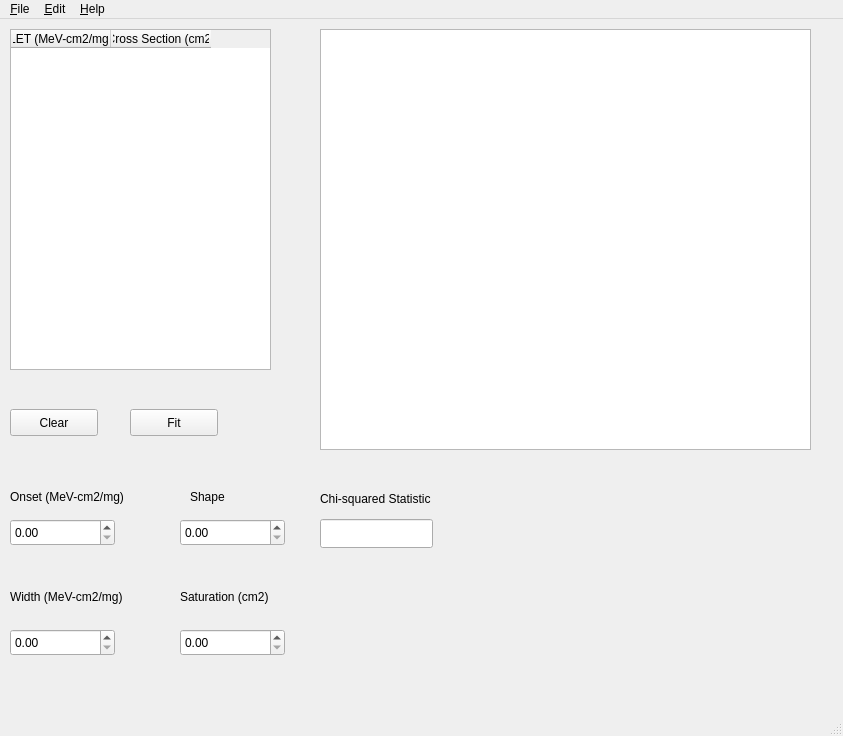
<?xml version="1.0" encoding="UTF-8"?>
<ui version="4.0">
 <class>MainWindow</class>
 <widget class="QMainWindow" name="MainWindow">
  <property name="geometry">
   <rect>
    <x>0</x>
    <y>0</y>
    <width>843</width>
    <height>736</height>
   </rect>
  </property>
  <property name="windowTitle">
   <string>MainWindow</string>
  </property>
  <widget class="QWidget" name="centralwidget">
   <widget class="QTableWidget" name="tableWidget">
    <property name="geometry">
     <rect>
      <x>10</x>
      <y>10</y>
      <width>261</width>
      <height>341</height>
     </rect>
    </property>
    <column>
     <property name="text">
      <string>LET (MeV-cm2/mg)</string>
     </property>
    </column>
    <column>
     <property name="text">
      <string>Cross Section (cm2)</string>
     </property>
    </column>
   </widget>
   <widget class="QDoubleSpinBox" name="onsetSpinBox">
    <property name="geometry">
     <rect>
      <x>10</x>
      <y>500</y>
      <width>105</width>
      <height>27</height>
     </rect>
    </property>
   </widget>
   <widget class="QDoubleSpinBox" name="widthSpinBox">
    <property name="geometry">
     <rect>
      <x>10</x>
      <y>610</y>
      <width>105</width>
      <height>27</height>
     </rect>
    </property>
   </widget>
   <widget class="QDoubleSpinBox" name="shapeSpinBox">
    <property name="geometry">
     <rect>
      <x>180</x>
      <y>500</y>
      <width>105</width>
      <height>27</height>
     </rect>
    </property>
   </widget>
   <widget class="QDoubleSpinBox" name="saturationSpinBox">
    <property name="geometry">
     <rect>
      <x>180</x>
      <y>610</y>
      <width>105</width>
      <height>27</height>
     </rect>
    </property>
   </widget>
   <widget class="QLabel" name="onsetLabel">
    <property name="geometry">
     <rect>
      <x>10</x>
      <y>470</y>
      <width>161</width>
      <height>16</height>
     </rect>
    </property>
    <property name="text">
     <string>Onset (MeV-cm2/mg)</string>
    </property>
   </widget>
   <widget class="QLabel" name="shapeLabel">
    <property name="geometry">
     <rect>
      <x>190</x>
      <y>470</y>
      <width>59</width>
      <height>15</height>
     </rect>
    </property>
    <property name="text">
     <string>Shape</string>
    </property>
   </widget>
   <widget class="QLabel" name="widthLabel">
    <property name="geometry">
     <rect>
      <x>10</x>
      <y>570</y>
      <width>141</width>
      <height>16</height>
     </rect>
    </property>
    <property name="text">
     <string>Width (MeV-cm2/mg)</string>
    </property>
   </widget>
   <widget class="QLabel" name="saturationLabel">
    <property name="geometry">
     <rect>
      <x>180</x>
      <y>570</y>
      <width>131</width>
      <height>16</height>
     </rect>
    </property>
    <property name="text">
     <string>Saturation (cm2)</string>
    </property>
   </widget>
   <widget class="QLabel" name="chiSquaredLabel">
    <property name="geometry">
     <rect>
      <x>320</x>
      <y>470</y>
      <width>151</width>
      <height>20</height>
     </rect>
    </property>
    <property name="text">
     <string>Chi-squared Statistic</string>
    </property>
   </widget>
   <widget class="QLineEdit" name="chiSquaredLineEdit">
    <property name="geometry">
     <rect>
      <x>320</x>
      <y>500</y>
      <width>113</width>
      <height>29</height>
     </rect>
    </property>
   </widget>
   <widget class="QPushButton" name="clearPushButton">
    <property name="geometry">
     <rect>
      <x>10</x>
      <y>390</y>
      <width>88</width>
      <height>27</height>
     </rect>
    </property>
    <property name="text">
     <string>Clear</string>
    </property>
   </widget>
   <widget class="QPushButton" name="fitPushButton">
    <property name="geometry">
     <rect>
      <x>130</x>
      <y>390</y>
      <width>88</width>
      <height>27</height>
     </rect>
    </property>
    <property name="text">
     <string>Fit</string>
    </property>
   </widget>
   <widget class="crossSectionPlotWidget" name="graphicsView">
    <property name="geometry">
     <rect>
      <x>320</x>
      <y>10</y>
      <width>491</width>
      <height>421</height>
     </rect>
    </property>
   </widget>
  </widget>
  <widget class="QMenuBar" name="menubar">
   <property name="geometry">
    <rect>
     <x>0</x>
     <y>0</y>
     <width>843</width>
     <height>23</height>
    </rect>
   </property>
   <widget class="QMenu" name="menu_File">
    <property name="title">
     <string>&amp;File</string>
    </property>
    <addaction name="action_Quit"/>
   </widget>
   <widget class="QMenu" name="menuHelp">
    <property name="title">
     <string>&amp;Edit</string>
    </property>
   </widget>
   <widget class="QMenu" name="menuHelp_2">
    <property name="title">
     <string>&amp;Help</string>
    </property>
   </widget>
   <addaction name="menu_File"/>
   <addaction name="menuHelp"/>
   <addaction name="menuHelp_2"/>
  </widget>
  <widget class="QStatusBar" name="statusbar"/>
  <action name="action_Quit">
   <property name="text">
    <string>&amp;Quit</string>
   </property>
  </action>
  <action name="action_Edit">
   <property name="text">
    <string>&amp;Edit</string>
   </property>
  </action>
 </widget>
 <customwidgets>
  <customwidget>
   <class>crossSectionPlotWidget</class>
   <extends>QGraphicsView</extends>
   <header>pyqtgraph</header>
  </customwidget>
 </customwidgets>
 <resources/>
 <connections/>
</ui>
